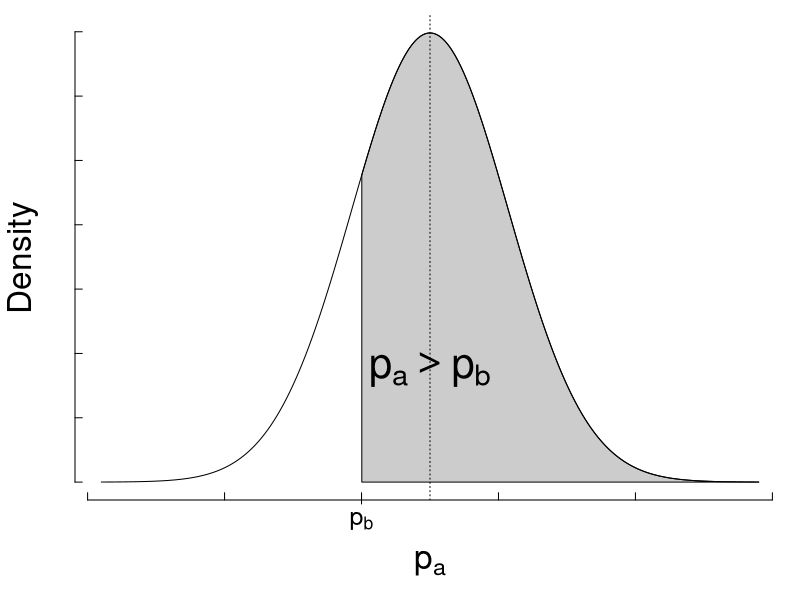

This chart was generated by the following R code:
###########################################
# Header
oldpar <- par(no.readonly = TRUE)
oldwd <- getwd()
this.dir <- dirname(parent.frame(2)$ofile)
nombre.R <-  sys.frame(1)$ofile
require(tools)
nombre <- print(file_path_sans_ext(nombre.R))
pdf(paste0(nombre,".pdf"),width = 8, height = 5  )
setwd(this.dir)
#setwd("~/gaming/materias/inferencia_bayesiana/trabajoFinal/imagenes")
#####################################

par(mar=c(5,3.75,.75,.75))



beta <- 2000/7
s_1 <- 2000
s_2 <- 1750
tb <-  s_1+s_2
D <- ( -1200+tb):(1200+tb)
ta <- s_1 + s_2 -250

dnormal <- dnorm(D,s_1+s_2,beta)
plot(D,dnormal, type="l",lwd=1,axes = F,ann = F)

axis(side=2, labels=NA,cex.axis=0.6,tck=0.015)
axis(side=1, labels=NA,cex.axis=0.6,tck=0.015)
axis(lwd=0,side=1, at=0,las=0,cex.axis=1.33,line=-0.6)
axis(lwd=1,side=1, at=ta,labels=expression( p[b] ),las=0,cex.axis=1.5,line=-0.3)

mtext(text ="Density" ,side =2 ,line=2,cex=2)
mtext(text =expression( p[a] ) ,side =1 ,line=3,cex=2)
abline(v=tb,lty=3)

#segments(0,0,0,dnorm(0,s_1+s_2,beta))
base <- rep(0,length(D))
xx <- c(D[D>ta],rev(D[D>ta]))
yy <- c(base[D>ta],rev(dnormal[D>ta]) )
polygon(xx,yy,col=rgb(0,0,0,0.2))

mid <- length(D)%/%2
h <- dnormal[mid]/4
text(D[mid],h, expression(p[a]>p[b]), col = 1, cex=2.5)

#######################################
# end 
dev.off()
setwd(oldwd)
par(oldpar, new=F)
#########################################
